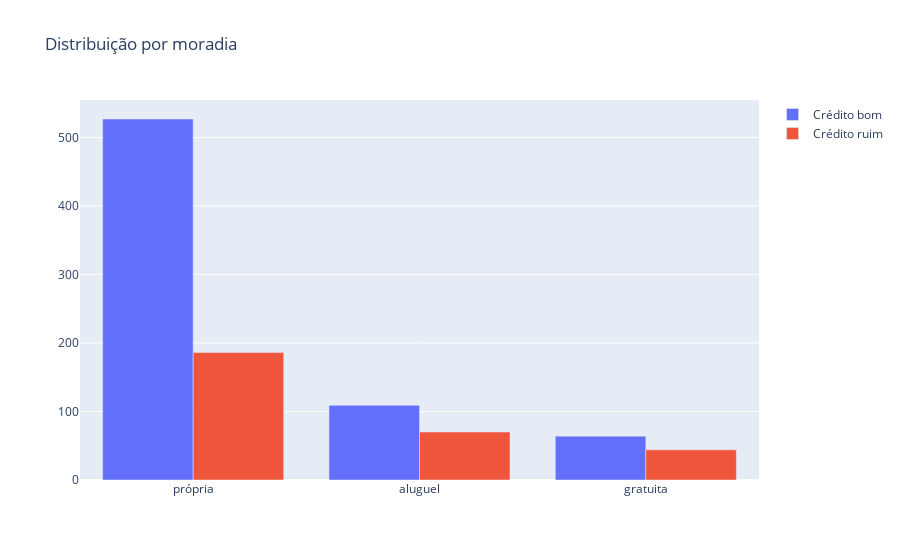

Write notebook code for a chart like this one.
### Code cell
#Distribuição de Moradia Própria e Aluguel por Risco

#1°
trace0 = go.Bar(
    x = df_credit[df_credit["RiscoDeCredito"]== 'Bom']["Habitacao"].value_counts().index.values,
    y = df_credit[df_credit["RiscoDeCredito"]== 'Bom']["Habitacao"].value_counts().values,
    name='Crédito bom'
)

#2°
trace1 = go.Bar(
    x = df_credit[df_credit["RiscoDeCredito"]== 'Ruim']["Habitacao"].value_counts().index.values,
    y = df_credit[df_credit["RiscoDeCredito"]== 'Ruim']["Habitacao"].value_counts().values,
    name="Crédito ruim"
)

data = [trace0, trace1]

layout = go.Layout(
    title='Distribuição por moradia'
)


fig = go.Figure(data=data, layout=layout)

py.iplot(fig, filename='Housing-Grouped')

### Figure 1 — Plotly figure (JSON) as saved in the notebook; plotly's stock layout.template omitted (floating-point values rounded to 4 significant figures)
{"data": [{"name": "Crédito bom", "type": "bar", "x": ["própria", "aluguel", "gratuita"], "y": [527, 109, 64]}, {"name": "Crédito ruim", "type": "bar", "x": ["própria", "aluguel", "gratuita"], "y": [186, 70, 44]}], "layout": {"title": {"text": "Distribuição por moradia"}}}
